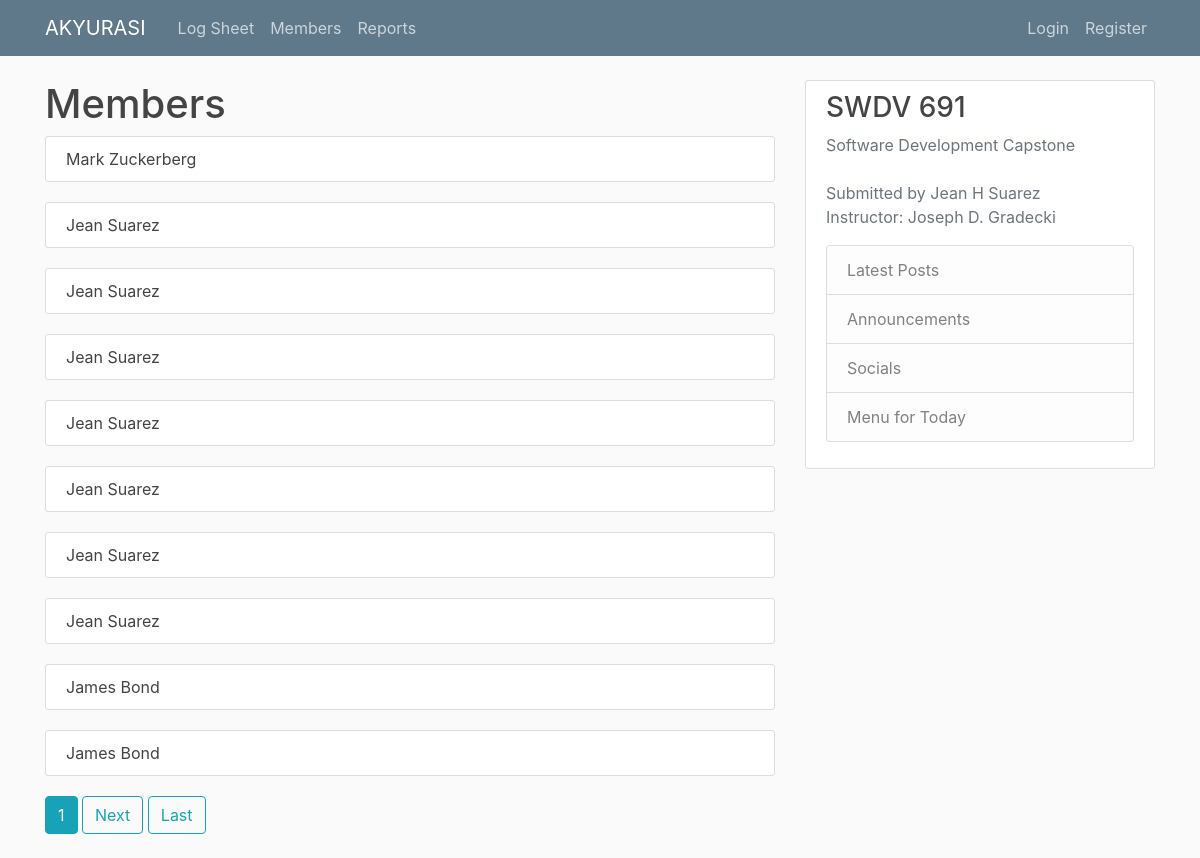
The page /logsheet/members/ on the database its author committed.
### persons/models.py (models this page shows)
class Person(models.Model):
    image = models.ImageField(default='default.jpg', upload_to='profile_pics')
    ssn = models.CharField(max_length=10)
    birthDate = models.DateTimeField(null=True, blank=True)

class Member(Person):
    firstName = models.CharField(max_length=20)
    middleName = models.CharField(max_length=20, null=True, blank=True)
    lastName = models.CharField(max_length=20)
    diagnosis = models.CharField(max_length=100)
    intakeDate = models.DateTimeField(default=timezone.now)
    psychEval = models.TextField(null=True, blank=True)
    notes = models.TextField(null=True, blank=True)
    dischargeDate = models.DateTimeField(null=True, blank=True)
    def __str__(self):
        return f'{self.firstName} {self.lastName}'

### logsheet/views.py (the view)
# urls.py: path('members/', MemberListView.as_view(), name='member-list'),
class MemberListView(ListView):
    model = Member
    template_name ='logsheet/member_list.html' # <app>/<model>_<viewtype>.html
    context_object_name = 'members'
    paginate_by = 10

### persons/templates/persons/member_list.html (shortened to what this page needs)
{% extends "logsheet/base.html" %}
{% block content %}
<h1>Members</h1>
	{% for member in members %}
        <article class="media content-section">
          <div class="media-body">
			<a class="article-title" href="{% url 'member-detail' member.id%}">{{ member }}</a>
          </div>
        </article>
    {% endfor %}
		{% if is_paginated %}
        {% for num in page_obj.paginator.page_range %}
				    {% if page_obj.number == num %}
						    <a class="btn btn-info mb-4" href="?page={{ num }}">{{ num }}</a>
						{% elif num > page_obj.number|add:'-3' and num > page_obj.number|add:'3' %}
						    <a class="btn btn-outline-info mb-4" href="?page={{ num }}">{{ num }}</a>
						{% endif %}
				{% endfor %}
				{% if page_obj.has_next %}
			    <a class="btn btn-outline-info mb-4" href="?page={{page_obj.next_page_number }}">Next</a>
					<a class="btn btn-outline-info mb-4" href="?page={{ page_obj.paginator.num_pages }}"">Last</a>
		    {% endif %}
		{% endif %}
{% endblock %}

### logsheet/static/logsheet/main.css (style rules this page uses)
body { background: #fafafa; color: #333333; margin-top: 5rem; }
h1, h2, h3, h4, h5, h6 { color: #444444; }
.content-section { background: #ffffff; padding: 10px 20px; border: 1px solid #dddddd; border-radius: 3px; margin-bottom: 20px; }
.article-title { color: #444444; }

### rows shown on the page
Member: firstName+lastName "Mark Zuckerberg"
Member: firstName+lastName "Jean Suarez"
Member: firstName+lastName "Jean Suarez"
Member: firstName+lastName "Jean Suarez"
Member: firstName+lastName "Jean Suarez"
Member: firstName+lastName "Jean Suarez"
Member: firstName+lastName "Jean Suarez"
Member: firstName+lastName "Jean Suarez"
Member: firstName+lastName "James Bond"
Member: firstName+lastName "James Bond"

### other values the page prints
{{ num }} "1"
